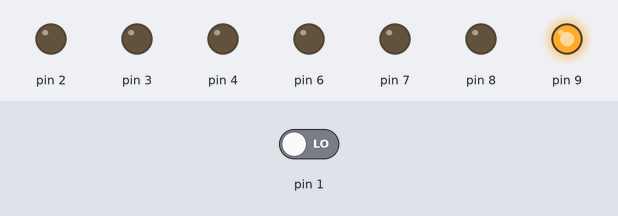
Recording of a sketch running on a simulated Arduino Uno, built with avr-gcc and run on an emulated ATmega328P. Parts: output pins drawn as LEDs (lit = HIGH). Inputs (shaded band) come from the test bench; at power-on: pin 1 LOW. Pins used as bus, display or sensor lines are not drawn.

Above: at 0.1 s.
At 0.7 s:
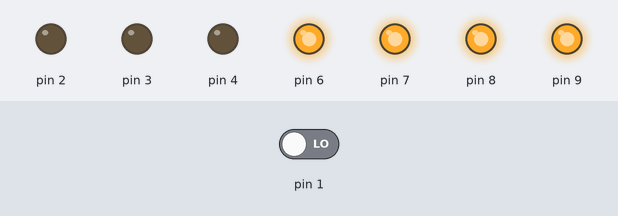
Timing chart, 0 to 2.2 s (numbered marks = the images above):
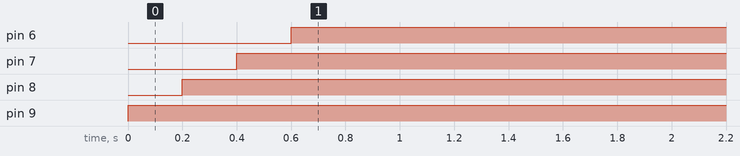

The sketch:

ZAD3.ino
```cpp
#include <ISADefinitions.h>
#include <ISAButtons.h>
ISAButtons button;
  int licznik = 0;
  bool state = false;
void setup() {
  int licznik;

button.init();

  for(licznik = 0; licznik<8; licznik++)
   {
pinMode(LEDS[licznik], OUTPUT);
    }
pinMode(KEY_RIGHT, INPUT);
}
void loop() {

   digitalWrite(LEDS[licznik], HIGH);
  if (!digitalRead(KEY_RIGHT)){
      state = !state;
      digitalWrite(LEDS[licznik+1], HIGH);
      licznik=licznik+1;

  }digitalWrite(LEDS[licznik], LOW);
  delay(100);

if (!digitalRead(KEY_LEFT)){
      state = !state;
      digitalWrite(LEDS[licznik-1], HIGH);
      licznik=licznik-1;

  }digitalWrite(LEDS[licznik], LOW);

   delay(100);
}
```

Measured:
- by itself, pin 6: LOW → HIGH at 0.60 s
- by itself, pin 7: LOW → HIGH at 0.40 s
- by itself, pin 8: LOW → HIGH at 0.20 s
- by itself, pin 9: LOW → HIGH at 0.00 s
